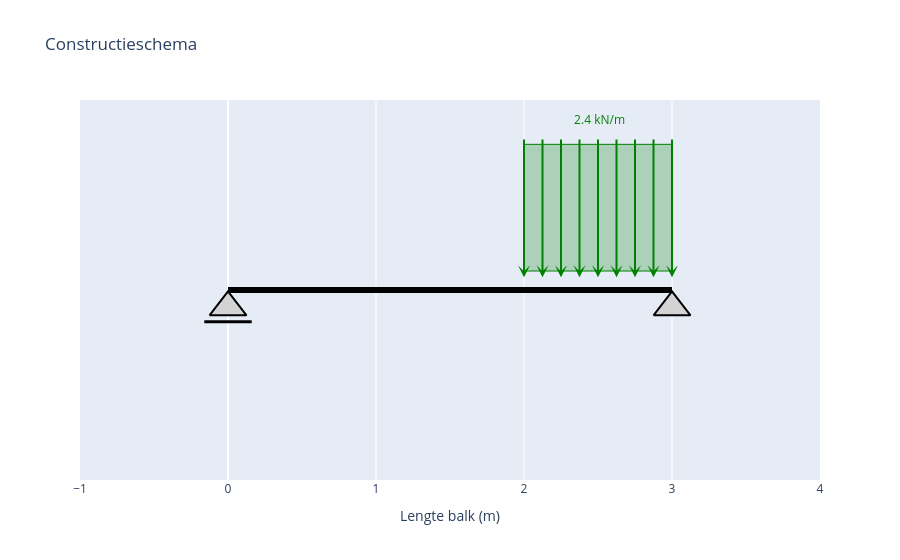

The notebook cell this image was saved under:
### Code cell
# --- toon de figuren ---
fig_schema = maak_constructieschema_plotly()
fig_schema.show()

### Figure 1 — Plotly figure (JSON) as saved in the notebook; plotly's stock layout.template omitted (floating-point values rounded to 4 significant figures)
{"data": [{"hoverinfo": "skip", "line": {"color": "black", "width": 6}, "mode": "lines", "type": "scatter", "x": [0, 3], "y": [0, 0]}, {"fill": "toself", "fillcolor": "lightgray", "hoverinfo": "skip", "line": {"color": "black", "width": 2}, "mode": "lines", "opacity": 1, "type": "scatter", "x": [-0.125, 0.125, 0, -0.125], "y": [-0.2, -0.2, -0.01, -0.2]}, {"hoverinfo": "skip", "line": {"color": "black", "width": 3}, "mode": "lines", "type": "scatter", "x": [-0.16, 0.16], "y": [-0.25, -0.25]}, {"fill": "toself", "fillcolor": "lightgray", "hoverinfo": "skip", "line": {"color": "black", "width": 2}, "mode": "lines", "opacity": 1, "type": "scatter", "x": [2.875, 3.125, 3, 2.875], "y": [-0.2, -0.2, -0.01, -0.2]}], "layout": {"annotations": [{"arrowcolor": "green", "arrowhead": 3, "arrowsize": 1, "arrowwidth": 2, "ax": 2, "axref": "x", "ay": 1.2, "ayref": "y", "showarrow": true, "text": "", "x": 2, "xref": "x", "y": 0.1, "yref": "y"}, {"arrowcolor": "green", "arrowhead": 3, "arrowsize": 1, "arrowwidth": 2, "ax": 2.125, "axref": "x", "ay": 1.2, "ayref": "y", "showarrow": true, "text": "", "x": 2.125, "xref": "x", "y": 0.1, "yref": "y"}, {"arrowcolor": "green", "arrowhead": 3, "arrowsize": 1, "arrowwidth": 2, "ax": 2.25, "axref": "x", "ay": 1.2, "ayref": "y", "showarrow": true, "text": "", "x": 2.25, "xref": "x", "y": 0.1, "yref": "y"}, {"arrowcolor": "green", "arrowhead": 3, "arrowsize": 1, "arrowwidth": 2, "ax": 2.375, "axref": "x", "ay": 1.2, "ayref": "y", "showarrow": true, "text": "", "x": 2.375, "xref": "x", "y": 0.1, "yref": "y"}, {"arrowcolor": "green", "arrowhead": 3, "arrowsize": 1, "arrowwidth": 2, "ax": 2.5, "axref": "x", "ay": 1.2, "ayref": "y", "showarrow": true, "text": "", "x": 2.5, "xref": "x", "y": 0.1, "yref": "y"}, {"arrowcolor": "green", "arrowhead": 3, "arrowsize": 1, "arrowwidth": 2, "ax": 2.625, "axref": "x", "ay": 1.2, "ayref": "y", "showarrow": true, "text": "", "x": 2.625, "xref": "x", "y": 0.1, "yref": "y"}, {"arrowcolor": "green", "arrowhead": 3, "arrowsize": 1, "arrowwidth": 2, "ax": 2.75, "axref": "x", "ay": 1.2, "ayref": "y", "showarrow": true, "text": "", "x": 2.75, "xref": "x", "y": 0.1, "yref": "y"}, {"arrowcolor": "green", "arrowhead": 3, "arrowsize": 1, "arrowwidth": 2, "ax": 2.875, "axref": "x", "ay": 1.2, "ayref": "y", "showarrow": true, "text": "", "x": 2.875, "xref": "x", "y": 0.1, "yref": "y"}, {"arrowcolor": "green", "arrowhead": 3, "arrowsize": 1, "arrowwidth": 2, "ax": 3, "axref": "x", "ay": 1.2, "ayref": "y", "showarrow": true, "text": "", "x": 3, "xref": "x", "y": 0.1, "yref": "y"}, {"font": {"color": "green"}, "showarrow": false, "text": " 2.4 kN/m", "x": 2.5, "y": 1.35}], "autosize": true, "shapes": [{"fillcolor": "rgba(0,128,0,0.25)", "line": {"color": "green", "width": 1}, "type": "rect", "x0": 2, "x1": 3, "y0": 0.15, "y1": 1.15}], "showlegend": false, "title": {"text": "Constructieschema"}, "xaxis": {"autorange": false, "dtick": 1, "range": [-1, 4], "title": {"text": "Lengte balk (m)"}, "type": "linear"}, "yaxis": {"autorange": false, "range": [-1.5, 1.5], "showgrid": false, "showticklabels": false, "title": {}, "type": "linear", "zeroline": false}}}
